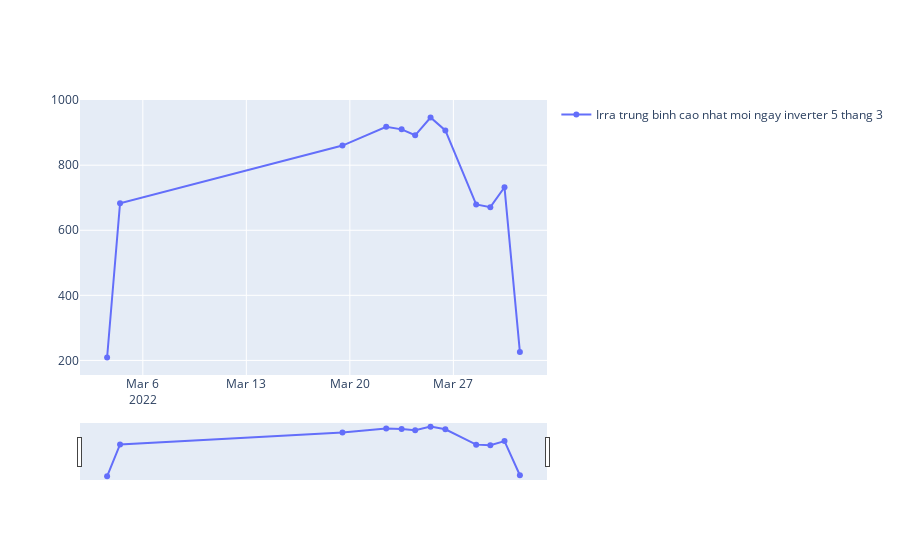
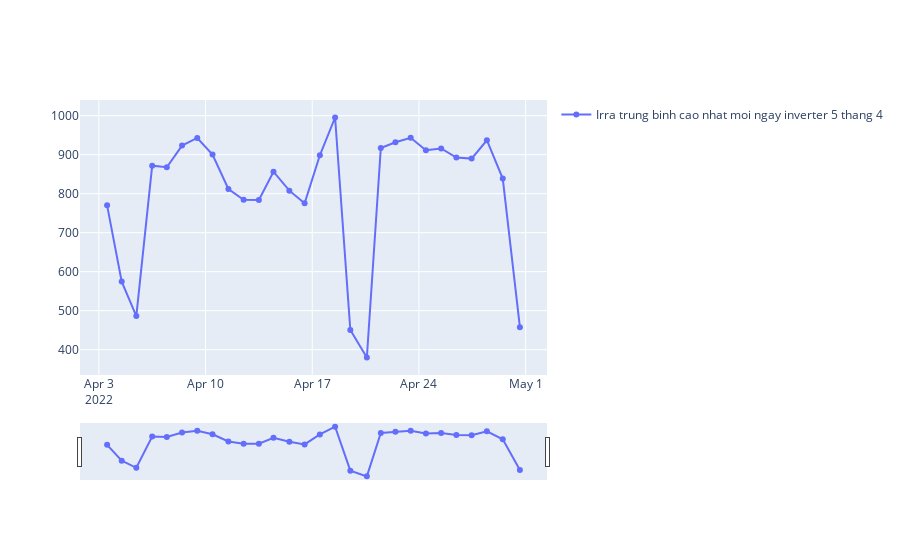
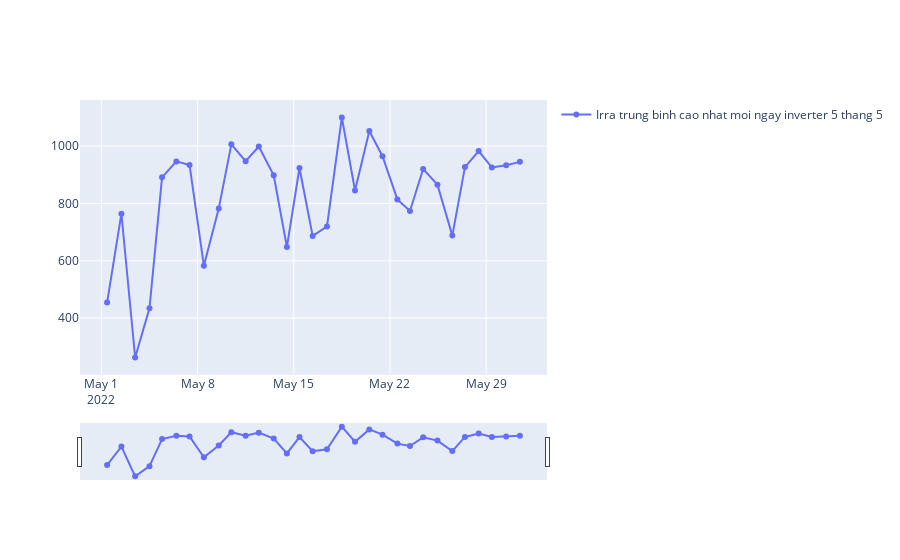
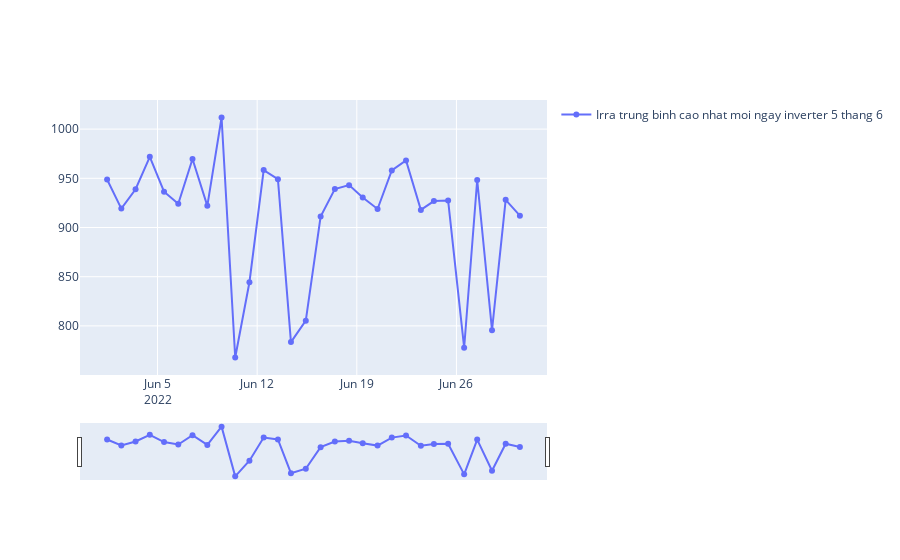

Notebook cell for these charts, in order:
### Code cell
i=3
while i<=8:
    c=str(i)
    df5_1=df5.groupby(['hour','day','month','year'])['Total input power(kW)','Ambient temperature(℃)','Irradiance(W/㎡)'].mean()
    df5_1=df5_1[df5_1['Ambient temperature(℃)']>6]
    df5_1=df5_1[df5_1['Irradiance(W/㎡)']>200]
    df5_1=df5_1.reset_index()
    df5_1=df5_1[df5_1.groupby(['day','month','year'])['Irradiance(W/㎡)'].transform(max)==df5_1['Irradiance(W/㎡)']]
    df5_1=df5_1.reset_index()
    df5_1['date']=pd.to_datetime(df5_1[['year','month','day','hour']])
    df5_1= df5_1.sort_values('date')
    df5_1=df5_1[df5_1['month']==i]
    df5_1['Tcell']=df5_1['Ambient temperature(℃)']+df5_1['Irradiance(W/㎡)']/800*(25-20)
    df5_1['Pm']=2.172*1.303*220*2*590*df5_1['Irradiance(W/㎡)']/1000*(1+0.0045*(df5_1['Tcell']-25))*20.5/100
    df5_1['Hieu suat']=df5_1['Total input power(kW)']*1000/df5_1['Pm']*100
    fig = go.Figure()
    fig.add_trace(go.Scatter(
        x=df5_1['date'],
        y=df5_1['Irradiance(W/㎡)'],
        name="Irra trung binh cao nhat moi ngay inverter 5 thang "+c,
        mode='lines+markers'))
    fig.update_traces (
    showlegend = True 
    )
    fig.update_xaxes(
        rangeslider_visible=True,
    )
    fig.show()
    i=i+1

### Figure 1 — Plotly figure (JSON) as saved in the notebook; plotly's stock layout.template omitted (floating-point values rounded to 4 significant figures)
{"data": [{"mode": "lines+markers", "name": "Irra trung binh cao nhat moi ngay inverter 5 thang 3", "showlegend": true, "type": "scatter", "x": ["2022-03-03T14:00:00", "2022-03-04T11:00:00", "2022-03-19T12:00:00", "2022-03-22T11:00:00", "2022-03-23T12:00:00", "2022-03-24T10:00:00", "2022-03-25T11:00:00", "2022-03-26T11:00:00", "2022-03-28T13:00:00", "2022-03-29T12:00:00", "2022-03-30T11:00:00", "2022-03-31T12:00:00"], "y": [208.9, 683.2, 860.4, 918.0, 910.2, 892.0, 946.6, 906.9, 679.6, 671.0, 732.1, 225.7]}], "layout": {"xaxis": {"rangeslider": {"visible": true}}}}

### Figure 2 — Plotly figure (JSON) as saved in the notebook; plotly's stock layout.template omitted (floating-point values rounded to 4 significant figures)
{"data": [{"mode": "lines+markers", "name": "Irra trung binh cao nhat moi ngay inverter 5 thang 4", "showlegend": true, "type": "scatter", "x": ["2022-04-03T13:00:00", "2022-04-04T12:00:00", "2022-04-05T11:00:00", "2022-04-06T12:00:00", "2022-04-07T11:00:00", "2022-04-08T11:00:00", "2022-04-09T11:00:00", "2022-04-10T11:00:00", "2022-04-11T12:00:00", "2022-04-12T12:00:00", "2022-04-13T12:00:00", "2022-04-14T11:00:00", "2022-04-15T12:00:00", "2022-04-16T12:00:00", "2022-04-17T12:00:00", "2022-04-18T12:00:00", "2022-04-19T12:00:00", "2022-04-20T14:00:00", "2022-04-21T12:00:00", "2022-04-22T11:00:00", "2022-04-23T11:00:00", "2022-04-24T11:00:00", "2022-04-25T11:00:00", "2022-04-26T11:00:00", "2022-04-27T11:00:00", "2022-04-28T11:00:00", "2022-04-29T12:00:00", "2022-04-30T15:00:00"], "y": [770.0, 574.5, 486.1, 871.9, 867.8, 923.4, 942.8, 900.4, 811.9, 784.5, 784.0, 856.3, 807.7, 775.6, 898.4, 995.3, 450.2, 379.8, 917.2, 932.0, 943.4, 911.5, 915.9, 892.4, 889.9, 937.0, 838.7, 457.5]}], "layout": {"xaxis": {"rangeslider": {"visible": true}}}}

### Figure 3 — Plotly figure (JSON) as saved in the notebook; plotly's stock layout.template omitted (floating-point values rounded to 4 significant figures)
{"data": [{"mode": "lines+markers", "name": "Irra trung binh cao nhat moi ngay inverter 5 thang 5", "showlegend": true, "type": "scatter", "x": ["2022-05-01T10:00:00", "2022-05-02T11:00:00", "2022-05-03T11:00:00", "2022-05-04T12:00:00", "2022-05-05T10:00:00", "2022-05-06T11:00:00", "2022-05-07T10:00:00", "2022-05-08T11:00:00", "2022-05-09T13:00:00", "2022-05-10T11:00:00", "2022-05-11T12:00:00", "2022-05-12T11:00:00", "2022-05-13T13:00:00", "2022-05-14T12:00:00", "2022-05-15T10:00:00", "2022-05-16T09:00:00", "2022-05-17T10:00:00", "2022-05-18T12:00:00", "2022-05-19T11:00:00", "2022-05-20T12:00:00", "2022-05-21T11:00:00", "2022-05-22T13:00:00", "2022-05-23T11:00:00", "2022-05-24T10:00:00", "2022-05-25T11:00:00", "2022-05-26T13:00:00", "2022-05-27T11:00:00", "2022-05-28T11:00:00", "2022-05-29T10:00:00", "2022-05-30T11:00:00", "2022-05-31T11:00:00"], "y": [454.0, 764.2, 262.4, 433.9, 890.9, 946.6, 934.1, 582.8, 781.8, 1006.0, 947.0, 998.3, 897.9, 647.7, 923.4, 686.6, 719.0, 1100.0, 845.0, 1053.0, 964.5, 813.9, 773.4, 919.9, 865.3, 687.6, 926.6, 982.5, 925.4, 932.9, 944.9]}], "layout": {"xaxis": {"rangeslider": {"visible": true}}}}

### Figure 4 — Plotly figure (JSON) as saved in the notebook; plotly's stock layout.template omitted (floating-point values rounded to 4 significant figures)
{"data": [{"mode": "lines+markers", "name": "Irra trung binh cao nhat moi ngay inverter 5 thang 6", "showlegend": true, "type": "scatter", "x": ["2022-06-01T11:00:00", "2022-06-02T11:00:00", "2022-06-03T11:00:00", "2022-06-04T11:00:00", "2022-06-05T11:00:00", "2022-06-06T11:00:00", "2022-06-07T11:00:00", "2022-06-08T12:00:00", "2022-06-09T12:00:00", "2022-06-10T11:00:00", "2022-06-11T11:00:00", "2022-06-12T11:00:00", "2022-06-13T11:00:00", "2022-06-14T09:00:00", "2022-06-15T10:00:00", "2022-06-16T11:00:00", "2022-06-17T11:00:00", "2022-06-18T11:00:00", "2022-06-19T10:00:00", "2022-06-20T11:00:00", "2022-06-21T11:00:00", "2022-06-22T11:00:00", "2022-06-23T12:00:00", "2022-06-24T10:00:00", "2022-06-25T10:00:00", "2022-06-26T13:00:00", "2022-06-27T11:00:00", "2022-06-28T12:00:00", "2022-06-29T11:00:00", "2022-06-30T11:00:00"], "y": [948.8, 919.2, 938.9, 971.8, 936.4, 924.1, 969.6, 922.0, 1012.0, 767.9, 844.4, 958.3, 949.2, 783.5, 805.3, 911.1, 939.0, 943.1, 930.5, 918.8, 958.1, 968.2, 917.9, 926.9, 927.4, 777.8, 948.3, 795.6, 928.1, 912.0]}], "layout": {"xaxis": {"rangeslider": {"visible": true}}}}
